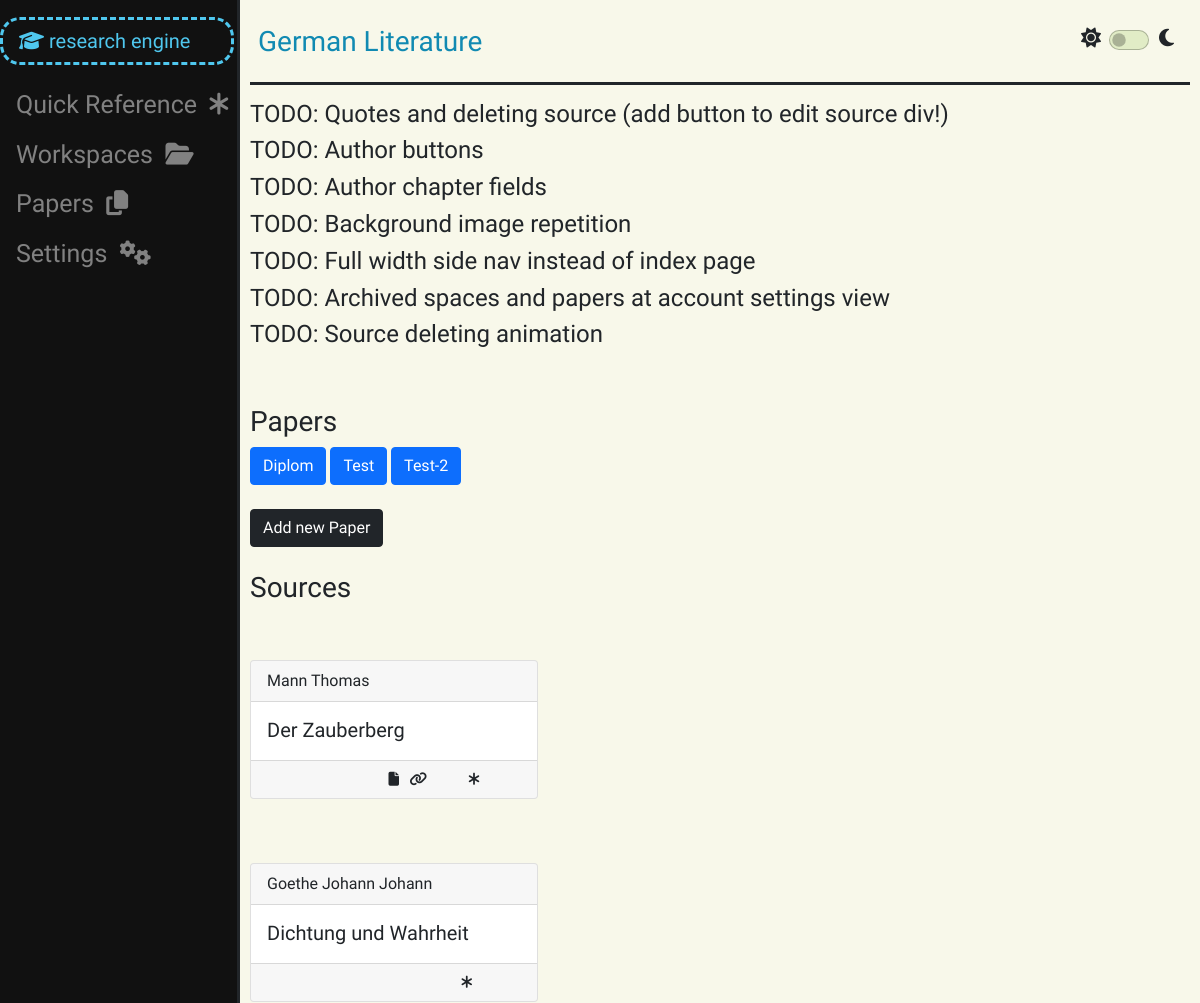
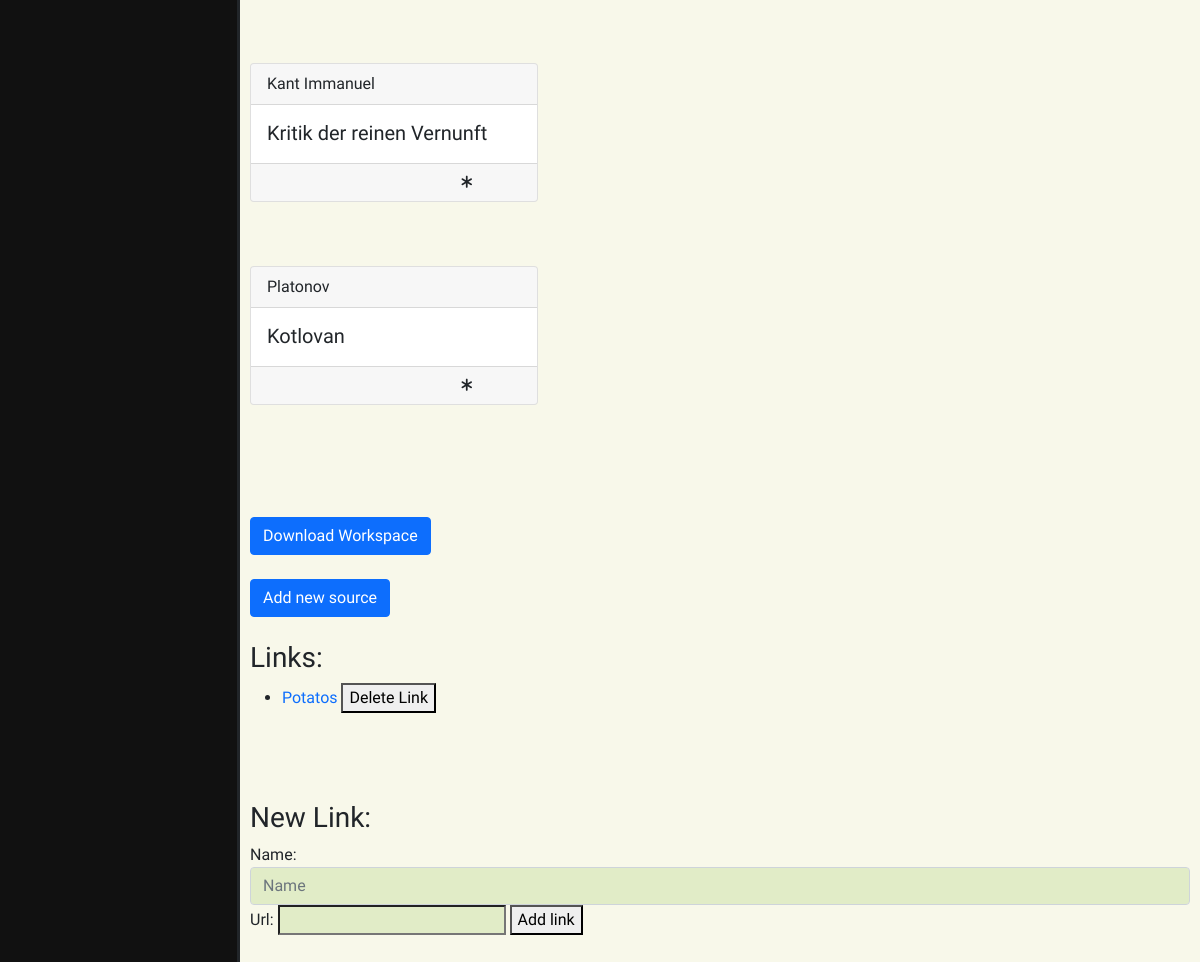
/work_space/31 (signed in), run on the app's committed database (2 pictures, top to bottom).
### work_space/models.py (models this page shows, shortened)
class WorkSpace(models.Model):
    owner = models.ForeignKey(User, on_delete=models.CASCADE, related_name="work_spaces")
    guests = models.ManyToManyField(User, related_name="guest_work_spaces")
    title = models.CharField(max_length=50)
    archived = models.BooleanField(default=False)
    def __str__(self):
        return self.title

class Link(models.Model):
    work_space = models.ForeignKey(WorkSpace, on_delete=models.CASCADE, related_name="links")
    name = models.CharField(max_length=50)
    url = models.URLField()
    def __str__(self):
        return self.name

### paper_work/models.py (models this page shows, shortened)
class Paper(models.Model):
    work_space = models.ForeignKey(WorkSpace, on_delete=models.CASCADE, related_name="papers")
    user = models.ForeignKey(User, on_delete=models.CASCADE, related_name="papers")
    title = models.CharField(max_length=50, unique=True)
    sources = models.ManyToManyField(Source, related_name="papers")
    archived = models.BooleanField(default=False)
    def __str__(self):
        return self.title

### bookshelf/models.py (models this page shows, shortened)
class Source(models.Model):
    real_type = models.ForeignKey(ContentType, editable=False, on_delete=models.CASCADE)
    work_space = models.ForeignKey(WorkSpace, on_delete=models.CASCADE, related_name="sources")
    user = models.ForeignKey(User, on_delete=models.CASCADE, related_name="sources")
    title = models.CharField(max_length=100)
    author = models.CharField(max_length=70, blank=True)
    year = models.CharField(max_length=5, blank=True)
    link = models.CharField(max_length=40, blank=True)
    has_file = models.BooleanField(default=False)
    def get_file(self) -> SourceFile | None:
        try:
            return SourceFile.objects.get(source=self)
        except ObjectDoesNotExist:
            return None

### work_space/views.py (the view)
# urls.py: path("work_space/<int:space_id>", views.work_space_view, name="space_view"),
@login_required
def work_space_view(request, space_id):
    space = check_work_space(space_id, request.user)
    sources: list = []
    for source in space.sources.all():
        if source.has_file:
            file_id = source.get_file().pk
        else:
            file_id = None
        if source.quotes.all():
            quotes = True
        else:
            quotes = False
        source = model_to_dict(source)
        source["file_id"] = file_id
        source["has_quotes"] = quotes
        sources.append(source)
        print(file_id)
    if request.user == space.owner:
        user_status = "owner"
    else:
        user_status = "guest"
    work_space_data = {
        "space": space,
        "space_papers": space.papers.all(),
        "sources": sources,
        "number_of_sources": len(sources),
        "links": space.links.all(),
        "new_paper_form": NewPaperForm(),
        "book_form": BookForm(),
        "article_form": ArticleForm(),
        "chapter_form": ChapterForm(),
        "webpage_form": WebpageForm(),
        "link_form": NewLinkForm(),
        "rename_form": RenameSpaceForm().set_initial(space),
        "work_spaces": get_user_work_spaces(request.user),
        "papers": get_user_papers(request.user),
        "user_status": user_status,
    }
    return render(request, "work_space.html", work_space_data)

### paper_work/forms.py (shortened to what this page needs)
class NewPaperForm(forms.Form):
    title = forms.CharField(widget=forms.TextInput(attrs={
        "type": "text",
        "id": "title-field",
        "class": CLASS_,
        "autocomplete": "off",
        "placeholder": "Paper title"})
    )

### bookshelf/forms.py
class BookForm(CommonFields):
    source_type = SourceTypes.book
    title = forms.CharField(widget=forms.TextInput(attrs={
        "type": "text",
        "id": "title-field",
        "class": CLASS_,
        "autocomplete": "off",
        "placeholder": "Book title"})
    )
    publishing_house = forms.CharField(widget=forms.TextInput(attrs={
        "type": "text",
        "id": "publishing-house-field",
        "class": CLASS_,
        "autocomplete": "off",
        "placeholder": "Publishing House"})
    )
    year = forms.IntegerField(widget=forms.NumberInput(attrs={
        "type": "number",
        "id": "book-year-field",
        "class": CLASS_,
        "autocomplete": "off",
        "placeholder": "Publishing year"})
    )

### user_management/helpers.py (called while the page is built)
def get_user_work_spaces(user: User, archived=False) -> list:
    return list(user.work_spaces.filter(archived=archived)) + list(user.guest_work_spaces.filter(archived=archived))

def get_user_papers(user: User, archived=False):
    return user.papers.filter(archived=archived)

### utils/verification.py (called while the page is built)
def check_work_space(space_id: int, user: User) -> WorkSpace | Http404 | PermissionDenied:
    try:
        space = WorkSpace.objects.get(pk=space_id)
    except ObjectDoesNotExist:
        raise Http404
    else:
        if space.owner != user and user not in space.guests.all():
            raise PermissionDenied
    return space

### work_space/forms.py (called while the page is built)
    def set_initial(self, space: WorkSpace):
        self.fields["title"].initial = space.title
        return self

### templates/work_space.html (shortened to what this page needs)
{% extends "layout.html" %}
{% load static %}
{% block header %}
   {{ space }}
{% endblock %}
{% block body %}
    <h4>TODO: Quotes and deleting source (add button to edit source div!)</h4>
    <h4>TODO: Author buttons</h4>
    <h4>TODO: Author chapter fields</h4>
    <h4>TODO: Background image repetition</h4>
    <h4>TODO: Full width side nav instead of index page</h4>
    <h4>TODO: Archived spaces and papers at account settings view</h4>
    <h4>TODO: Source deleting animation</h4>
    <br><br>
    <h3>Papers</h3>
    {% for paper in space_papers %}
        <button type="button" class="btn btn-primary">
            <a style="color: white;" href="{% url 'paper_work:paper_space' paper.pk %}">
                {{ paper }}
            </a>
        </button>
    {% endfor %}
    <br><br>
    <button class="btn btn-dark" onclick="show_new_paper_form('{{ space.pk }}')" >Add new Paper</button>
    <br><br>
    <h3>Sources</h3>
    <br><br>
    {% for source in sources %}
        <div onclick="load_and_show_source_space('{{ source.id }}')" id="source-card-{{ source.id }}" class="card text-bg-dark mb-3 pointy-cursor" style="max-width: 18rem;"  data-bs-toggle="modal" data-bs-target="#source-space-modal-{{ source.id }}">
            <div class="card-header">{{ source.author }}</div>
            <div class="card-body">
                <h5 class="card-title source-button">{{ source.title }}</h5>
            </div>
            <div class="card-footer">
                <small class="text-body-secondary source-incons-div">
                    <div class="source-icons">
                        {% if source.has_file %}
                            <div class="source-icon">
                                <i class="fa-solid fa-file"></i>
                            </div>
                        {% else %}
                            &nbsp;&nbsp;&nbsp;
                        {% endif %}
                        {% if source.link %}
                            <div class="source-icon">
                                <i class="fa-solid fa-link"></i>
                            </div>
                        {% else %}
                            &nbsp;&nbsp;&nbsp;
                        {% endif %}
                        <div class="source-icon">
                            <i class="fa-solid fa-asterisk"></i>
                        </div>
                    </div>
                </small>
            </div>
        </div>
        <br><br>
    {% endfor %}
    <br><br>
    <button class="btn btn-primary" type="button" data-bs-toggle="collapse" data-bs-target="#download-work-space" aria-expanded="false" aria-controls="download-work-space">
        Download Workspace
    </button>
    <br><br>
    <button type="button" class="btn btn-primary" data-bs-toggle="modal" data-bs-target="#new-source">
        Add new source
    </button>
    <br><br>
    <h3>Links:</h3>
    <ul>
        {% for link in links %}
            <div id="link_{{ link.pk }}">
                <li>
                    <a href="{{ link.url }}">{{ link }}</a>
                    <button onclick="delete_link('{{ link.pk }}')" type="button">Delete Link</button>
                </li>
            </div>
        {% endfor %}
    </ul><br><br><br>
    <h3>New Link:</h3>
    <form action="{% url 'work_space:add_link' space.pk %}" method="post" id="link_form">
        {{ link_form }}
        <button>Add link</button>
    </form>
    <br><br><br>
{% endblock %}

### static/css/styles.css (style rules this page uses)
.source-icon, .source-button { display: inline; }
input[type]:not([type="button"], [type="submit"]), textarea, select { background-color: #72b41b2b; }
.pointy-cursor { cursor: pointer; }
a:link { text-decoration: none; }

### data on the page
WorkSpace: title "German Literature"
Paper: title "Diplom"
Paper: title "Test"
Paper: title "Test-2"
Source: author "Mann Thomas", title "Der Zauberberg"
Source: author "Goethe Johann Johann", title "Dichtung und Wahrheit"
Source: author "Kant Immanuel", title "Kritik der reinen Vernunft"
Source: author "Platonov", title "Kotlovan"
Link: name "Potatos"
